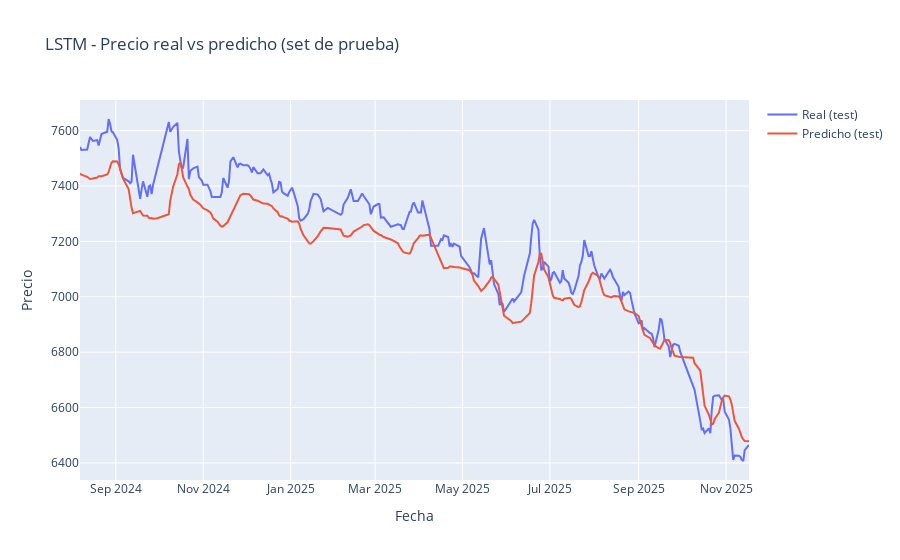
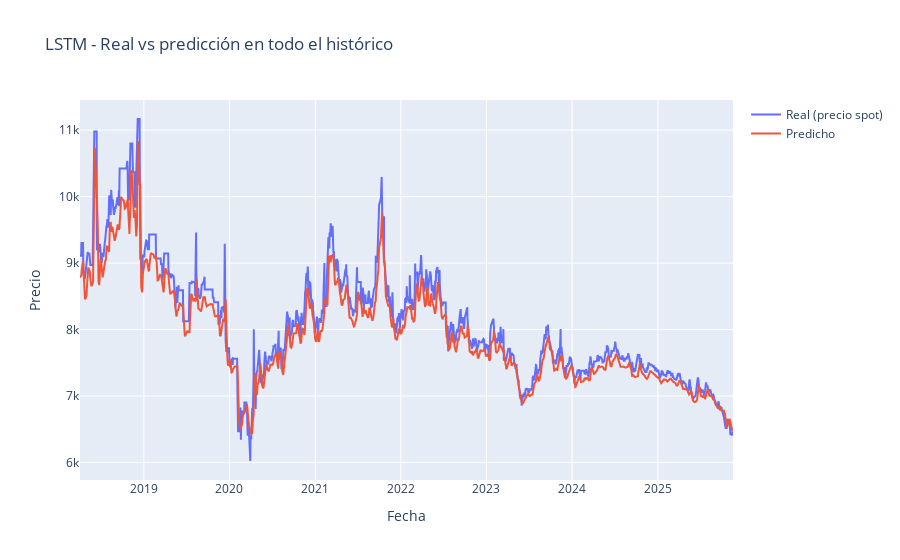
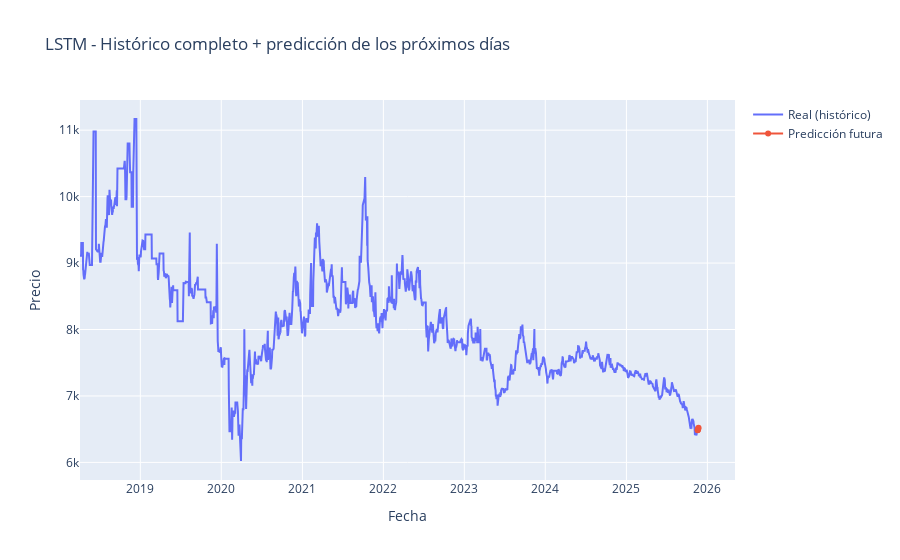

Notebook cell for these charts, in order:
### Code cell
# =========================
#       GRÁFICAS
# =========================

# 1) Real vs predicho solo en test
plot_test_predictions(
    dates_test,
    y_test_inv_lstm,
    y_test_pred_inv_lstm,
    title_prefix="LSTM"
)

# 2) Real vs predicho en todo el histórico (train + val + test)
y_all_pred_scaled_lstm = lstm_model.predict(
    np.concatenate([X_train_seq, X_val_seq, X_test_seq], axis=0)
).flatten()

y_all_inv_lstm = scaler.inverse_transform(
    np.concatenate([y_train, y_val, y_test]).reshape(-1, 1)
).flatten()
y_all_pred_inv_lstm = scaler.inverse_transform(
    y_all_pred_scaled_lstm.reshape(-1, 1)
).flatten()

dates_all_full_lstm = np.concatenate([dates_train, dates_val, dates_test])

plot_full_predictions(
    dates_all_full_lstm,
    y_all_inv_lstm,
    y_all_pred_inv_lstm,
    title_prefix="LSTM"
)

# 3) Histórico completo + predicción de los próximos N_FUTURE_DAYS días
last_window_scaled_lstm = prices_scaled[-WINDOW_SIZE:]
future_scaled_lstm, future_inv_lstm = forecast_future(
    lstm_model,
    last_window_scaled_lstm,
    scaler,
    n_future=N_FUTURE_DAYS
)

last_date = df["Date"].max()
future_dates_lstm = pd.date_range(
    start=last_date + pd.Timedelta(days=1),
    periods=N_FUTURE_DAYS,
    freq="D"
)

plot_full_with_future(
    dates_all_full_lstm,
    y_all_inv_lstm,
    future_dates_lstm,
    future_inv_lstm,
    title_prefix="LSTM"
)

# Tabla de predicciones futuras (LSTM)
future_table_lstm = pd.DataFrame({
    "Fecha futura": future_dates_lstm,
    "Predicción del precio (LSTM)": future_inv_lstm
})
display(future_table_lstm)

### Figure 1 — Plotly figure (JSON) as saved in the notebook; plotly's stock layout.template omitted (floating-point values rounded to 4 significant figures; data arrays with more than 128 entries replaced by an {"elided": "..."} marker saying what was removed)
{"data": [{"mode": "lines", "name": "Real (test)", "type": "scatter", "x": {"elided": "264 str values"}, "y": {"elided": "264 float values"}}, {"mode": "lines", "name": "Predicho (test)", "type": "scatter", "x": {"elided": "264 str values"}, "y": {"elided": "264 float values"}}], "layout": {"title": {"text": "LSTM - Precio real vs predicho (set de prueba)"}, "xaxis": {"title": {"text": "Fecha"}}, "yaxis": {"title": {"text": "Precio"}}}}

### Figure 2 — Plotly figure (JSON) as saved in the notebook; plotly's stock layout.template omitted (floating-point values rounded to 4 significant figures; data arrays with more than 128 entries replaced by an {"elided": "..."} marker saying what was removed)
{"data": [{"mode": "lines", "name": "Real (precio spot)", "type": "scatter", "x": {"elided": "1757 str values"}, "y": {"elided": "1757 float values"}}, {"mode": "lines", "name": "Predicho", "type": "scatter", "x": {"elided": "1757 str values"}, "y": {"elided": "1757 float values"}}], "layout": {"title": {"text": "LSTM - Real vs predicción en todo el histórico"}, "xaxis": {"title": {"text": "Fecha"}}, "yaxis": {"title": {"text": "Precio"}}}}

### Figure 3 — Plotly figure (JSON) as saved in the notebook; plotly's stock layout.template omitted (floating-point values rounded to 4 significant figures; data arrays with more than 128 entries replaced by an {"elided": "..."} marker saying what was removed)
{"data": [{"mode": "lines", "name": "Real (histórico)", "type": "scatter", "x": {"elided": "1757 str values"}, "y": {"elided": "1757 float values"}}, {"mode": "lines+markers", "name": "Predicción futura", "type": "scatter", "x": ["2025-11-18T00:00:00", "2025-11-19T00:00:00", "2025-11-20T00:00:00", "2025-11-21T00:00:00", "2025-11-22T00:00:00"], "y": [6482.0, 6489.0, 6497.0, 6510.0, 6523.0]}], "layout": {"title": {"text": "LSTM - Histórico completo + predicción de los próximos días"}, "xaxis": {"title": {"text": "Fecha"}}, "yaxis": {"title": {"text": "Precio"}}}}
